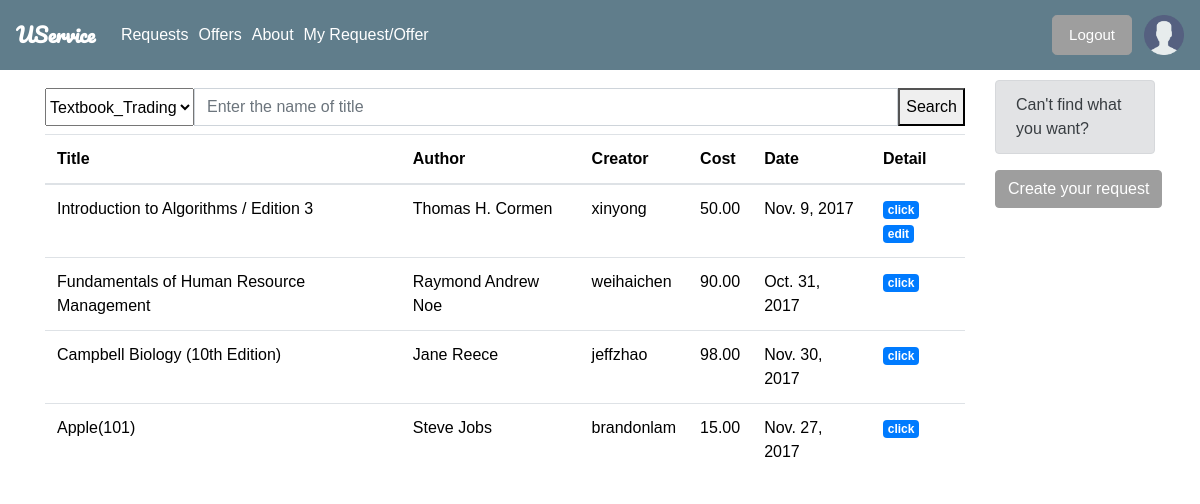
The app's page /USERVICE/searchoffer/ (signed in) with its own data.
### USERVICE/models.py (models this page shows, shortened)
class Textbook_Trading(models.Model):
    title = models.CharField(max_length=200)
    author = models.CharField(max_length=200)
    description = models.TextField(max_length=1000, help_text="Enter a brief description of the book")
    creator=models.ForeignKey(User,on_delete=models.SET_NULL,null=True)
    date=models.DateField(null=True,blank=True)
    cost=models.DecimalField(max_digits=6,decimal_places=2,default=Decimal('0.00'))
    request=models.BooleanField(default=False)
    offer=models.BooleanField(default=False)
    def get_absolute_url(self):
         return reverse('textbook-Detail', args=[str(self.id)])
    def edit_url(self):
        return reverse('textbook-Edit', args=[str(self.id)])

### USERVICE/views.py (the view)
class offerListView(generic.ListView):
    context_object_name = "offerlist"
    template_name = 'searchOffer.html'
    def get_queryset(self):
        if self.request.method == 'GET':
            model = Textbook_Trading
            modelfields = self.request.GET.get('modelfields',None)
            search_query = self.request.GET.get('q',None)
            if modelfields:
                model = apps.get_model('USERVICE',modelfields)
            if search_query and modelfields:
                return model.objects.filter(offer=True).filter(title__icontains = search_query)
            else:
                return model.objects.filter(offer=True)

### USERVICE/templates/searchOffer.html (shortened to what this page needs)
{% extends "base_generic.html" %}
{% block extra_head %}
{% load static %}
<link rel="stylesheet" href="{% static 'css/search.css' %}">
{% endblock %}
{% block content %}
      <div class="container">
        <div class="row">
          <div class="col-lg-10 col-md-9">
                <form class="input-group" type='GET' action=''>
                  <select id="modelfields" name="modelfields" onChange="form.submit();">
                   <option value="Textbook_Trading"  {%ifequal request.GET.modelfields "Textbook_Trading" %}selected="selected"{%endifequal%}>Textbook_Trading</option>
                  </select>
                   <input type="text" class="form-control" placeholder="Enter the name of title" aria-describedby="book" name="q">
                  <button type="submit" class="input-group-addon" id="book">Search</button>
                </form>
                {%if request.GET.modelfields == "Textbook_Trading" %}
                   <table class="table table-hover">
                      <thead>
                        <tr>
                          <th>Title</th>
                          <th>Author</th>
                          <th>Creator</th>
                          <th>Cost</th>
                          <th>Date</th>
                          <th>Detail</th>
                        </tr>
                      </thead>
                      <tbody>
                        {% for book in offerlist %}
                          <tr>
                            <td><a>{{ book.title }}</a></td>
                            <td><a>{{ book.author }}</a></td>
                            <td><a>{{ book.creator}}</a></td>
                            <td><a>{{ book.cost }}</a></td>
                            <td><a>{{ book.date}}</a></td>
                            <td><a class="badge badge-primary"  href="{{ book.get_absolute_url }}">click</a>
                              {%ifequal user book.creator%}
                              <a class="badge badge-primary"  href="{{ book.edit_url }}">edit</a></td>
                              {%endifequal%}
                          </tr>
                        {% endfor %}
                      </tbody>
                  </table>
                {%else%}
                <table class="table table-hover">
                   <thead>
                     <tr>
                       <th>Title</th>
                       <th>Author</th>
                       <th>Creator</th>
                       <th>Cost</th>
                       <th>Date</th>
                       <th>Detail</th>
                     </tr>
                   </thead>
                   <tbody>
                     {% for book in offerlist %}
                       <tr>
                         <td><a>{{ book.title }}</a></td>
                         <td><a>{{ book.author }}</a></td>
                         <td><a>{{ book.creator}}</a></td>
                         <td><a>{{ book.cost }}</a></td>
                         <td><a>{{ book.date}}</a></td>
                         <td><a class="badge badge-primary"  href="{{ book.get_absolute_url }}">click</a>
                           {%ifequal user book.creator%}
                           <a class="badge badge-primary"  href="{{ book.edit_url }}">edit</a></td>
                           {%endifequal%}
                       </tr>
                     {% endfor %}
                   </tbody>
               </table>
              {%endif%}
              </div>
          <div class="col-lg-2 col-md-3">
            <div class="alert alert-secondary" role="alert">
              Can't find what you want?
            </div>
            <button  type="button" class="btn btn-secondary" name="button"><a href="{% url 'addrequest' %}">Create your request</a></button>
          </div>
        </div>
      </div>
{% endblock %}

### USERVICE/static/css/navbar.css (style rules this page uses)
* { font-family: Arial, Helvetica, sans-serif; }
table { border-spacing: 100px; }
a, a:active, a:hover { color: white; text-decoration: none; }

### USERVICE/static/css/search.css (style rules this page uses)
.container { padding-top: 80px; padding-bottom: 40px; }
.table-hover { color: black; overflow-x: auto; }
.input-group { margin-top: 0.5rem; }
.table-hover { margin-top: 0.5rem; }
.btn-secondary { background-color: #9E9E9E; border-color: #9E9E9E; }

### records on screen
Textbook_Trading: title "Introduction to Algorithms / Edition 3", author "Thomas H. Cormen", creator "xinyong", cost "50.00", date "Nov. 9, 2017"
Textbook_Trading: title "Fundamentals of Human Resource Management", author "Raymond Andrew Noe", creator "weihaichen", cost "90.00", date "Oct. 31, 2017"
Textbook_Trading: title "Campbell Biology (10th Edition)", author "Jane Reece", creator "jeffzhao", cost "98.00", date "Nov. 30, 2017"
Textbook_Trading: title "Apple(101)", author "Steve Jobs", creator "brandonlam", cost "15.00", date "Nov. 27, 2017"
